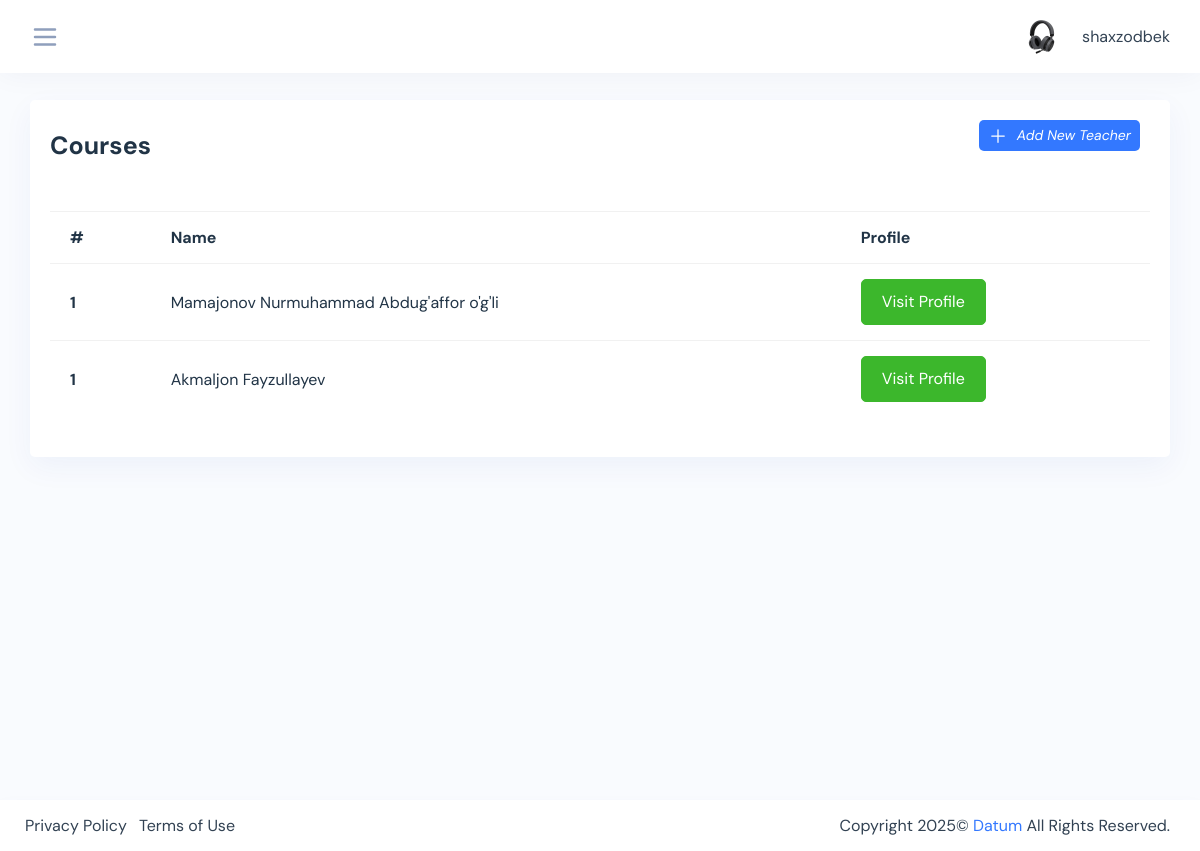
/teachers/ (signed in), run on the app's committed database.
### teachers/models.py (models this page shows, shortened)
class Teacher(models.Model):
    user = models.OneToOneField(User, on_delete=models.CASCADE, blank=True, null=True)
    name = models.CharField(max_length=200, blank=True, null=True)
    profession = models.CharField(max_length=200, blank=True, null=True)
    image = models.ImageField(upload_to='teachers/', blank=True, null=True)
    phone = models.CharField(max_length=200, blank=True, null=True)
    address = models.CharField(max_length=200, blank=True, null=True)
    id = models.UUIDField(default=uuid.uuid4, editable=False, primary_key=True, unique=True)
    created = models.DateTimeField(auto_now_add=True)

### teachers/views.py (the view)
# urls.py: path('', all_teachers, name='all_teachers'),
@login_required(login_url='login')
def all_teachers(request):
    teachers = Teacher.objects.all()
    context = {
        'teachers': teachers
    }
    return render(request, 'teachers-table.html', context)

### teachers/templates/teachers-table.html
{% extends 'base.html' %}
{% block content %}
<div class="content-page">
    <div class="container-fluid">
        <div class="row">
            <div class="col-sm-12">
                <div class="card">
                    <div class="card-header d-flex justify-content-between">
                        <div class="header-title">
                            <h4 class="card-title">Courses</h4>
                        </div>
                        <div class="header-action">
                             <span class="table-add float-right mb-3 mr-2">
                            <a href="{% url 'add_teacher' %}" class="btn btn-sm bg-primary">
                                 <i class="">
                                    <svg style="width:20px" xmlns="http://www.w3.org/2000/svg" fill="none"
                                         viewBox="0 0 24 24"
                                         stroke-width="1.5" stroke="currentColor" class="w-6 h-6">
                                        <path stroke-linecap="round" stroke-linejoin="round"
                                              d="M12 4.5v15m7.5-7.5h-15"/>
                                    </svg>
                                </i>
                                <i class="ri-add-fill"><span class="pl-1">Add New Teacher</span></i>
                            </a>
                        </span>
                        </div>
                    </div>
                    <div class="card-body">
                        <div class="table-responsive">
                            <table class="table">
                                <thead>
                                <tr>
                                    <th scope="col">#</th>
                                    <th scope="col">Name</th>
                                    <th scope="col">Profile</th>
                                </tr>
                                </thead>
                                <tbody>
                                {% for teacher in teachers %}
                                <tr>
                                    <th scope="row">1</th>
                                    <td>{{teacher.name}}</td>
                                    <td>
                                        <a href="{% url 'teacher_profile' pk=teacher.id %}" class="btn btn-success">Visit Profile </a></td>
                                </tr>
                                {% endfor %}
                                </tbody>
                            </table>
                        </div>
                    </div>
                </div>
            </div>
        </div>
    </div>
</div>
{% endblock content %}

### templates/nav.html (shortened to what this page needs)
{% load static %}
<div class="iq-top-navbar">
    <div class="iq-navbar-custom">
        <nav class="navbar navbar-expand-lg navbar-light p-0">
            <div class="side-menu-bt-sidebar">
                <svg xmlns="http://www.w3.org/2000/svg" class="text-secondary wrapper-menu" width="30"
                     fill="none" viewBox="0 0 24 24" stroke="currentColor">
                    <path stroke-linecap="round" stroke-linejoin="round" stroke-width="2"
                          d="M4 6h16M4 12h16M4 18h16"/>
                </svg>
            </div>
            <div class="d-flex align-items-center">
                <div class="collapse navbar-collapse" id="navbarSupportedContent">
                    <ul class="navbar-nav ml-auto navbar-list align-items-center">
                        <li class="nav-item nav-icon dropdown">
                            <a href="#" class="nav-item nav-icon dropdown-toggle pr-0 search-toggle"
                               id="dropdownMenuButton" data-toggle="dropdown" aria-haspopup="true"
                               aria-expanded="false">
                                <img src="{% static 'assets/images/user/1.jpg' %}" class="img-fluid avatar-rounded"
                                     alt="user">
                                <span class="mb-0 ml-2 user-name">{{ user.username }}</span>
                            </a>
                        </li>
                    </ul>
                </div>
            </div>
        </nav>
    </div>
</div>

### data on the page
Teacher: name "Mamajonov Nurmuhammad Abdug'affor o'g'li"
Teacher: name "Akmaljon Fayzullayev"

### other printed values
{{ user.username }} "shaxzodbek"
